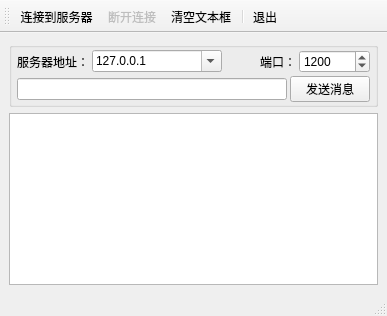
<?xml version="1.0" encoding="UTF-8"?>
<ui version="4.0">
 <class>MainWindow</class>
 <widget class="QMainWindow" name="MainWindow">
  <property name="geometry">
   <rect>
    <x>0</x>
    <y>0</y>
    <width>387</width>
    <height>316</height>
   </rect>
  </property>
  <property name="windowTitle">
   <string>MainWindow</string>
  </property>
  <widget class="QWidget" name="centralwidget">
   <layout class="QGridLayout" name="gridLayout">
    <item row="0" column="0">
     <widget class="QGroupBox" name="groupBox">
      <property name="title">
       <string/>
      </property>
      <layout class="QVBoxLayout" name="verticalLayout">
       <property name="spacing">
        <number>3</number>
       </property>
       <property name="leftMargin">
        <number>5</number>
       </property>
       <property name="topMargin">
        <number>2</number>
       </property>
       <property name="rightMargin">
        <number>5</number>
       </property>
       <property name="bottomMargin">
        <number>2</number>
       </property>
       <item>
        <layout class="QHBoxLayout" name="horizontalLayout_2">
         <item>
          <widget class="QLabel" name="label">
           <property name="text">
            <string>服务器地址：</string>
           </property>
          </widget>
         </item>
         <item>
          <widget class="QComboBox" name="comboServer">
           <property name="minimumSize">
            <size>
             <width>130</width>
             <height>0</height>
            </size>
           </property>
           <property name="editable">
            <bool>true</bool>
           </property>
           <item>
            <property name="text">
             <string>127.0.0.1</string>
            </property>
           </item>
           <item>
            <property name="text">
             <string>localHost</string>
            </property>
           </item>
          </widget>
         </item>
         <item>
          <widget class="QLabel" name="label_2">
           <property name="text">
            <string>端口：</string>
           </property>
           <property name="alignment">
            <set>Qt::AlignRight|Qt::AlignTrailing|Qt::AlignVCenter</set>
           </property>
          </widget>
         </item>
         <item>
          <widget class="QSpinBox" name="spinPort">
           <property name="minimumSize">
            <size>
             <width>0</width>
             <height>0</height>
            </size>
           </property>
           <property name="minimum">
            <number>1</number>
           </property>
           <property name="maximum">
            <number>65535</number>
           </property>
           <property name="value">
            <number>1200</number>
           </property>
          </widget>
         </item>
        </layout>
       </item>
       <item>
        <layout class="QHBoxLayout" name="horizontalLayout">
         <item>
          <widget class="QLineEdit" name="editMsg"/>
         </item>
         <item>
          <widget class="QPushButton" name="btnSend">
           <property name="text">
            <string>发送消息</string>
           </property>
          </widget>
         </item>
        </layout>
       </item>
      </layout>
     </widget>
    </item>
    <item row="1" column="0">
     <widget class="QPlainTextEdit" name="plainTextEdit"/>
    </item>
   </layout>
  </widget>
  <widget class="QStatusBar" name="statusbar"/>
  <widget class="QToolBar" name="toolBar">
   <property name="windowTitle">
    <string>toolBar</string>
   </property>
   <property name="toolButtonStyle">
    <enum>Qt::ToolButtonTextUnderIcon</enum>
   </property>
   <attribute name="toolBarArea">
    <enum>TopToolBarArea</enum>
   </attribute>
   <attribute name="toolBarBreak">
    <bool>false</bool>
   </attribute>
   <addaction name="actConnect"/>
   <addaction name="actDisconnect"/>
   <addaction name="actClear"/>
   <addaction name="separator"/>
   <addaction name="actQuit"/>
  </widget>
  <action name="actConnect">
   <property name="icon">
    <iconset resource="res.qrc">
     <normaloff>:/images/images/051.JPG</normaloff>:/images/images/051.JPG</iconset>
   </property>
   <property name="text">
    <string>连接到服务器</string>
   </property>
   <property name="toolTip">
    <string>连接到TCP服务器</string>
   </property>
  </action>
  <action name="actDisconnect">
   <property name="enabled">
    <bool>false</bool>
   </property>
   <property name="icon">
    <iconset resource="res.qrc">
     <normaloff>:/images/images/075.JPG</normaloff>:/images/images/075.JPG</iconset>
   </property>
   <property name="text">
    <string>断开连接</string>
   </property>
   <property name="toolTip">
    <string>断开TCP连接</string>
   </property>
  </action>
  <action name="actQuit">
   <property name="icon">
    <iconset resource="res.qrc">
     <normaloff>:/images/images/132.bmp</normaloff>:/images/images/132.bmp</iconset>
   </property>
   <property name="text">
    <string>退出</string>
   </property>
   <property name="toolTip">
    <string>退出本窗口</string>
   </property>
  </action>
  <action name="actClear">
   <property name="icon">
    <iconset resource="res.qrc">
     <normaloff>:/images/images/212.bmp</normaloff>:/images/images/212.bmp</iconset>
   </property>
   <property name="text">
    <string>清空文本框</string>
   </property>
   <property name="toolTip">
    <string>清空文本框</string>
   </property>
  </action>
 </widget>
 <resources>
  <include location="res.qrc"/>
 </resources>
 <connections/>
</ui>
